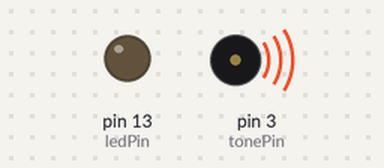
Simulated run of this sketch. Board: Arduino Uno, built with avr-gcc and run on an emulated ATmega328P. Parts: output pins drawn as LEDs (lit = HIGH), buzzer (waves = sounding). What the sketch prints to the serial monitor is not drawn.

Above: at 0.2 s.
At 6.33 s:
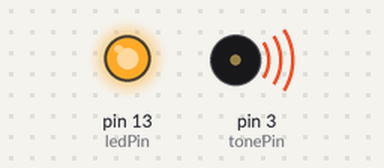
At 12.6 s:
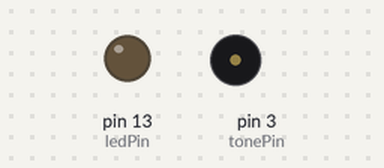
Timing chart, 0 to 20.4 s (numbered marks = the images above):
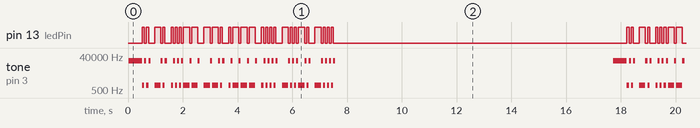

Measured:
- by itself, pin 13 (ledPin): moves between LOW and HIGH, repeating every 17.7 s
- by itself, tone on pin 3 (tonePin): plays 21000 Hz for 0.50 s, 900 Hz for 0.08 s, 21000 Hz for 0.08 s, 900 Hz for 0.08 s, 21000 Hz for 0.08 s, 900 Hz for 0.23 s … (459 notes in this stretch)

The sketch:

beacon.ino
```cpp
#define SPEED  (16) //speed in WPM. Default: 16
#define DOTLEN  (1200/SPEED)
#define DASHLEN  (3*(1200/SPEED))
#define PAUSE 10 //Time in seconds between transmissions

int ledPin=13; //Digital pin used to show when the tone is playing. Pin 13 has an attached led on most Arduino boards.
int tonePin=3; //Digital pin used to send the tone. It MUST be a PWM pin (Marked with ~).
int toneFreq=900; //Tone frequency. Usually between 500 and 900 Hz.

void sendMsg(char*);
void dash();
void dot();

void setup()
{
  pinMode(ledPin, OUTPUT);
  Serial.begin(9600);
  Serial.println("Arduino Morse Beacon");
  Serial.println("Written by Nicola Salsotto IN3GJH");
  Serial.println("https://github.com/NicoVarg99");
  Serial.print("\n");
}

void loop()
{
  sendMsg("IN3GJH/B"); //Remember to replace it with your callsign/message!
  Serial.print("DELAY: ");
  Serial.print(PAUSE);
  Serial.println(" s");
  delay(PAUSE*1000);
}


void dash()
{
  digitalWrite(ledPin, HIGH);
  tone(tonePin, toneFreq);
  delay(DASHLEN);
  digitalWrite(ledPin, LOW);
  noTone(tonePin);
  tone(tonePin, 21000);
  delay(DOTLEN);
  noTone(tonePin);
}

void dot()
{
  digitalWrite(ledPin, HIGH) ;
  tone(tonePin, toneFreq);
  delay(DOTLEN);
  digitalWrite(ledPin, LOW);
  noTone(tonePin);
  tone(tonePin, 21000);
  delay(DOTLEN);
  noTone(tonePin);
}


void sendMsg(char *str)
{
  int i;

  tone(tonePin, 21000);
  delay(500);
  noTone(tonePin);

  Serial.print("TX: ");
  for(i=0;i<strlen(str);i++)
  {
    switch (str[i])
    {
    case 'A':
      dot();dash();break;
    case 'B':
      dash();dot();dot();dot();break;
    case 'C':
      dash();dot();dash();dot();break;
    case 'D':
      dash();dot();dot();break;
    case 'E':
      dot();break;
    case 'F':
      dot();dot();dash();dot();break;
    case 'G':
      dash();dash();dot();break;
    case 'H':
      dot();dot();dot();dot();break;
    case 'I':
      dot();dot();break;
    case 'J':
      dot();dash();dash();dash();break;
    case 'K':
      dash();dot();dash();break;
    case 'L':
      dot();dash();dot();dot();break;
    case 'M':
      dash();dash();break;
    case 'N':
      dash();dot();break;
    case 'O':
      dash();dash();dash();break;
    case 'P':
      dot();dash();dash();dot();break;
    case 'Q':
      dash();dash();dot();dash();break;
    case 'R':
      dot();dash();dot();break;
    case 'S':
      dot();dot();dot();break;
    case 'T':
      dash();break;
    case 'U':
      dot();dot();dash();break;
    case 'V':
      dot();dot();dot();dash();break;
    case 'W':
      dot();dash();dash();break;
    case 'X':
      dash();dot();dot();dash();break;
    case 'Y':
      dash();dot();dash();dash();break;
    case 'Z':
      dash();dash();dot();dot();break;
    case ' ':
      tone(tonePin, 21000);
      delay(DOTLEN*5);
      noTone(tonePin);
      break;
    case '.':
      dot();dash();dot();dash();dot();dash();break;
    case ',':
      dash();dash();dot();dot();dash();dash();break;
    case ':':
      dash();dash();dash();dot();dot();break;
    case '?':
      dot();dot();dash();dash();dot();dot();break;
    case '\'':
      dot();dash();dash();dash();dash();dot();break;
    case '-':
      dash();dot();dot();dot();dot();dash();break;
    case '/':
      dash();dot();dot();dash();dot();break;
    case '(':
    case ')':
      dash();dot();dash();dash();dot();dash();break;
    case '\"':
      dot();dash();dot();dot();dash();dot();break;
    case '@':
      dot();dash();dash();dot();dash();dot();break;
    case '=':
      dash();dot();dot();dot();dash();break;
    case '0':
     dash();dash();dash();dash();dash();break;
    case '1':
     dot();dash();dash();dash();dash();break;
    case '2':
     dot();dot();dash();dash();dash();break;
    case '3':
     dot();dot();dot();dash();dash();break;
    case '4':
     dot();dot();dot();dot();dash();break;
    case '5':
     dot();dot();dot();dot();dot();break;
    case '6':
     dash();dot();dot();dot();dot();break;
    case '7':
     dash();dash();dot();dot();dot();break;
    case '8':
     dash();dash();dash();dot();dot();break;
    case '9':
     dash();dash();dash();dash();dot();break;

    }
    Serial.print(str[i]);
    delay(2*DOTLEN);
  }
  Serial.print("\n");
}
```
